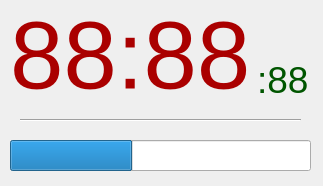
<?xml version="1.0" encoding="UTF-8"?>
<ui version="4.0">
 <class>MainWindow</class>
 <widget class="QMainWindow" name="MainWindow">
  <property name="geometry">
   <rect>
    <x>0</x>
    <y>0</y>
    <width>323</width>
    <height>186</height>
   </rect>
  </property>
  <property name="minimumSize">
   <size>
    <width>323</width>
    <height>186</height>
   </size>
  </property>
  <property name="maximumSize">
   <size>
    <width>323</width>
    <height>186</height>
   </size>
  </property>
  <property name="palette">
   <palette>
    <active>
     <colorrole role="WindowText">
      <brush brushstyle="SolidPattern">
       <color alpha="255">
        <red>170</red>
        <green>0</green>
        <blue>0</blue>
       </color>
      </brush>
     </colorrole>
    </active>
    <inactive>
     <colorrole role="WindowText">
      <brush brushstyle="SolidPattern">
       <color alpha="255">
        <red>170</red>
        <green>0</green>
        <blue>0</blue>
       </color>
      </brush>
     </colorrole>
    </inactive>
    <disabled>
     <colorrole role="WindowText">
      <brush brushstyle="SolidPattern">
       <color alpha="255">
        <red>120</red>
        <green>120</green>
        <blue>120</blue>
       </color>
      </brush>
     </colorrole>
    </disabled>
   </palette>
  </property>
  <property name="windowTitle">
   <string>MainWindow</string>
  </property>
  <widget class="QWidget" name="centralwidget">
   <widget class="QWidget" name="horizontalLayoutWidget">
    <property name="geometry">
     <rect>
      <x>10</x>
      <y>10</y>
      <width>305</width>
      <height>91</height>
     </rect>
    </property>
    <layout class="QHBoxLayout" name="horizontalLayout">
     <item>
      <widget class="QLabel" name="label">
       <property name="font">
        <font>
         <pointsize>72</pointsize>
         <weight>50</weight>
         <bold>false</bold>
        </font>
       </property>
       <property name="text">
        <string>88:88</string>
       </property>
      </widget>
     </item>
     <item>
      <layout class="QVBoxLayout" name="verticalLayout">
       <item>
        <spacer name="verticalSpacer">
         <property name="orientation">
          <enum>Qt::Vertical</enum>
         </property>
         <property name="sizeHint" stdset="0">
          <size>
           <width>20</width>
           <height>40</height>
          </size>
         </property>
        </spacer>
       </item>
       <item>
        <widget class="QLabel" name="label_2">
         <property name="palette">
          <palette>
           <active>
            <colorrole role="WindowText">
             <brush brushstyle="SolidPattern">
              <color alpha="255">
               <red>0</red>
               <green>85</green>
               <blue>0</blue>
              </color>
             </brush>
            </colorrole>
            <colorrole role="Text">
             <brush brushstyle="SolidPattern">
              <color alpha="255">
               <red>0</red>
               <green>85</green>
               <blue>0</blue>
              </color>
             </brush>
            </colorrole>
            <colorrole role="PlaceholderText">
             <brush brushstyle="SolidPattern">
              <color alpha="128">
               <red>0</red>
               <green>85</green>
               <blue>0</blue>
              </color>
             </brush>
            </colorrole>
           </active>
           <inactive>
            <colorrole role="WindowText">
             <brush brushstyle="SolidPattern">
              <color alpha="255">
               <red>0</red>
               <green>85</green>
               <blue>0</blue>
              </color>
             </brush>
            </colorrole>
            <colorrole role="Text">
             <brush brushstyle="SolidPattern">
              <color alpha="255">
               <red>0</red>
               <green>85</green>
               <blue>0</blue>
              </color>
             </brush>
            </colorrole>
            <colorrole role="PlaceholderText">
             <brush brushstyle="SolidPattern">
              <color alpha="128">
               <red>0</red>
               <green>85</green>
               <blue>0</blue>
              </color>
             </brush>
            </colorrole>
           </inactive>
           <disabled>
            <colorrole role="WindowText">
             <brush brushstyle="SolidPattern">
              <color alpha="255">
               <red>120</red>
               <green>120</green>
               <blue>120</blue>
              </color>
             </brush>
            </colorrole>
            <colorrole role="Text">
             <brush brushstyle="SolidPattern">
              <color alpha="255">
               <red>120</red>
               <green>120</green>
               <blue>120</blue>
              </color>
             </brush>
            </colorrole>
            <colorrole role="PlaceholderText">
             <brush brushstyle="SolidPattern">
              <color alpha="128">
               <red>0</red>
               <green>0</green>
               <blue>0</blue>
              </color>
             </brush>
            </colorrole>
           </disabled>
          </palette>
         </property>
         <property name="font">
          <font>
           <pointsize>28</pointsize>
           <weight>50</weight>
           <bold>false</bold>
          </font>
         </property>
         <property name="text">
          <string>:88</string>
         </property>
        </widget>
       </item>
      </layout>
     </item>
    </layout>
   </widget>
   <widget class="QProgressBar" name="progressBar">
    <property name="geometry">
     <rect>
      <x>10</x>
      <y>140</y>
      <width>301</width>
      <height>31</height>
     </rect>
    </property>
    <property name="maximum">
     <number>59</number>
    </property>
    <property name="value">
     <number>24</number>
    </property>
    <property name="textVisible">
     <bool>false</bool>
    </property>
   </widget>
   <widget class="Line" name="line">
    <property name="geometry">
     <rect>
      <x>20</x>
      <y>110</y>
      <width>281</width>
      <height>20</height>
     </rect>
    </property>
    <property name="orientation">
     <enum>Qt::Horizontal</enum>
    </property>
   </widget>
  </widget>
 </widget>
 <resources/>
 <connections/>
</ui>
